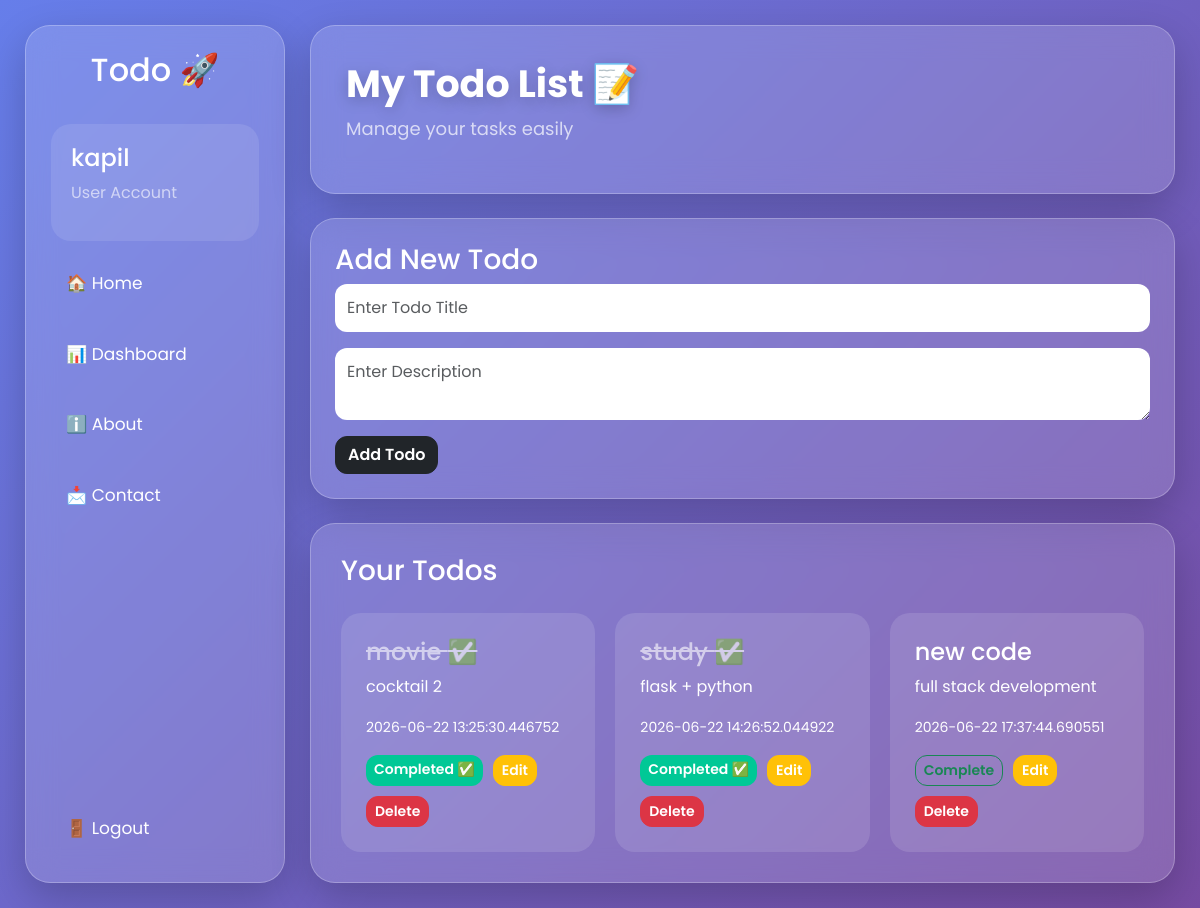
Screenshot of / (signed in) with the database file from the repository.
### app.py (models this page shows, shortened)
class Todo(db.Model):
    sno = db.Column(db.Integer, primary_key=True)
    title = db.Column(db.String(200), nullable=False)
    desc = db.Column(db.String(500), nullable=False)
    date_created = db.Column(
        db.DateTime,
        default=datetime.now
    )
    completed = db.Column(
    db.Boolean,
    default=False
)
    user_id = db.Column(
        db.Integer,
        db.ForeignKey('user.sno'),
        nullable=False
    )

### app.py (the view, shortened to what this page needs)
@app.route('/', methods=['GET', 'POST'])
def home():
    search = request.args.get('search')
    if 'user_id' in session:
        if search:
            allTodo = Todo.query.filter(
                Todo.user_id == session['user_id'],
                Todo.title.contains(search)
            ).all()
        else:
            allTodo = Todo.query.filter_by(
                user_id=session['user_id']
            ).all()
    else:
        allTodo = []
    return render_template(
        'index.html',
        allTodo=allTodo
    )

### templates/index.html
{% extends "base.html" %} {% block title %} Home {% endblock %} {% block content
%}
<div class="dashboard-header glass-card">
  <div>
    <h1>My Todo List 📝</h1>
    <p>Manage your tasks easily</p>
  </div>
</div>
<div class="glass-card p-4 mt-4">
  <h3>Add New Todo</h3>
  <form action="/" method="POST">
    <input
      type="text"
      name="title"
      class="form-control mb-3"
      placeholder="Enter Todo Title"
      required
    />
    <textarea
      name="desc"
      class="form-control mb-3"
      placeholder="Enter Description"
      required
    ></textarea>
    <button class="btn btn-dark">Add Todo</button>
  </form>
</div>
<div class="glass-card todo-section mt-4">
  <h3>Your Todos</h3>
  <div class="todo-grid">
    {% for todo in allTodo %}
    <div class="todo-card">
      {% if todo.completed %}
      <h4 class="completed-todo">{{todo.title}} ✅</h4>
      {% else %}
      <h4>{{todo.title}}</h4>
      {% endif %}
      <p>{{todo.desc}}</p>
      <small> {{todo.date_created}} </small>
      <div class="todo-actions mt-3">
        {% if todo.completed %}
        <a href="/complete/{{todo.sno}}" class="btn btn-success btn-sm">
          Completed ✅
        </a>
        {% else %}
        <a href="/complete/{{todo.sno}}" class="btn btn-outline-success btn-sm">
          Complete
        </a>
        {% endif %}
        <a href="/update/{{todo.sno}}" class="btn btn-warning btn-sm"> Edit </a>
        <a href="/delete/{{todo.sno}}" class="btn btn-danger btn-sm">
          Delete
        </a>
      </div>
    </div>
    {% else %}
    <div class="empty-box">
      <h4>No Todo Available 🚀</h4>
      <p>Add your first todo and start managing your tasks.</p>
    </div>
    {% endfor %}
  </div>
</div>
{% endblock %}

### static/style.css (style rules this page uses)
* { margin:0; padding:0; box-sizing:border-box; font-family:'Poppins',sans-serif; scroll-behavior:smooth; }
body { min-height:100vh; background:linear-gradient( 135deg, #667eea 0%, #764ba2 100% ); color:#222; }
h1 { color:white; font-size:3rem; font-weight:700; text-shadow:0 4px 15px rgba(0,0,0,.2); }
.form-control { border:none; border-radius:12px; padding:12px; }
.btn { border-radius:12px; font-weight:600; transition:.3s; }
.btn-success { background:#00c896; border:none; }
.btn-warning { color:white; }
.glass-card { background: rgba(255,255,255,0.15); backdrop-filter: blur(20px); border: 1px solid rgba(255,255,255,0.2); border-radius: 20px; color: white; box-shadow: 0 8px 32px rgba(31,38,135,0.2); }
.glass-card { background: rgba(255,255,255,0.15); backdrop-filter: blur(10px); border-radius:20px; border:1px solid rgba(255,255,255,0.2); box-shadow:0 8px 32px rgba(0,0,0,0.2); }
.dashboard-header { display:flex; justify-content:space-between; align-items:center; padding:35px; animation:fadeIn 0.8s ease; }
.dashboard-header h1 { font-size:38px; font-weight:700; }
.dashboard-header p { opacity:0.7; font-size:18px; }
.glass-card { background:rgba(255,255,255,0.15); backdrop-filter:blur(15px); border-radius:25px; border:1px solid rgba(255,255,255,0.25); box-shadow:0 15px 40px rgba(0,0,0,0.2); }
.todo-section { margin-top:40px; padding:30px; }
.todo-grid { display:grid; grid-template-columns:repeat(3,1fr); gap:20px; margin-top:25px; }
.todo-card { padding:25px; border-radius:20px; background:rgba(255,255,255,0.12); transition:0.3s; }
.completed-todo { text-decoration: line-through; opacity: 0.6; }
.todo-actions { display:flex; gap:10px; flex-wrap:wrap; }

### rows the page displays
Todo: title "movie", desc "cocktail 2", date_created "2026-06-22 13:25:30.446752"
Todo: title "study", desc "flask + python", date_created "2026-06-22 14:26:52.044922"
Todo: title "new code", desc "full stack development", date_created "2026-06-22 17:37:44.690551"

### other values shown
{{ session.get('username') }} "kapil"
